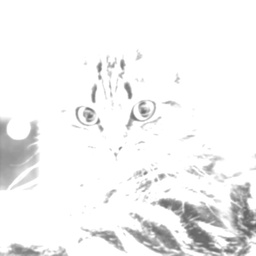
#> input picture cat.jpg, 256 x 256 px, shrunk from 800 x 800 before the run
$ python slider_factor_blur.py
#> lines starting #> are read from the running program, lines starting #| are printed output that depends on the picture
import numpy as np
import matplotlib.pyplot as plt
from PIL import Image
from matplotlib.widgets import Slider

def read_img(img_path):
	""" Read image from img_path
	returns a 2D image (numpy array)
	"""
#> called with img_path = '../cat.jpg'
	return np.array(Image.open(img_path)) # (width, height, channel)
#> returned value is the input picture: shape (256, 256, 3); min 96, max 255, mean 242.7

def simple_blur(image):
	kernel_size = 3
	pad = kernel_size // 2
	blurred = np.zeros_like(image, dtype=np.float32)

	# Process each channel independently
	for c in range(image.shape[2]):
		padded = np.pad(image[:, :, c], ((pad, pad), (pad, pad)), mode='edge')
		for i in range(image.shape[0]):
			for j in range(image.shape[1]):
				blurred[i, j, c] = np.mean(padded[i:i + kernel_size, j:j + kernel_size])
#> this loop made 3 passes
#> pass 1, in simple_blur, `padded = np.pad(image[:, :, c], ((pad, pad), (pad, pad)), mode='edge')`:
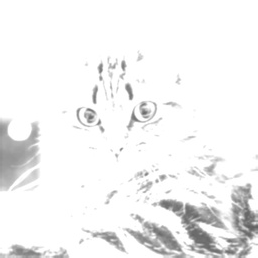
#> padded: shape (258, 258); min 96, max 255, mean 242.6
	return blurred


def blend_images(original, blurred, alpha):
#> called with alpha = 0.5
	blended = (1 - alpha) * original + alpha * blurred
	return np.clip(blended, 0, 255).astype(np.uint8)


# Create a sample grayscale image (e.g., gradient + noise)
height, width = 100, 100
original_img = read_img('../cat.jpg')

blurred_img = simple_blur(original_img)

# Initial alpha
alpha_init = 0.5

# Plot setup
fig, ax = plt.subplots()
plt.subplots_adjust(left=0.25, bottom=0.25)

l = ax.imshow(blend_images(original_img, blurred_img, alpha_init), cmap='gray')
ax.set_title('Alpha Blending of Original and Blurred Image')
ax.axis('off')

# Slider axis
ax_alpha = plt.axes([0.25, 0.1, 0.50, 0.03])
slider_alpha = Slider(ax_alpha, 'Alpha', -15.0, 15.0, valinit=alpha_init)


# Update function
def update(val):
	alpha = slider_alpha.val
	blended = blend_images(original_img, blurred_img, alpha)
	l.set_data(blended)
	fig.canvas.draw_idle()


slider_alpha.on_changed(update)

plt.show()
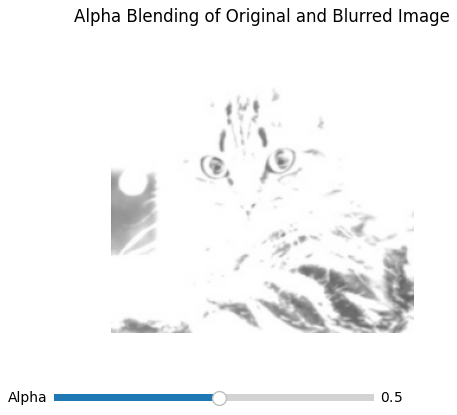
#> figure drawn by matplotlib, 2 panels
